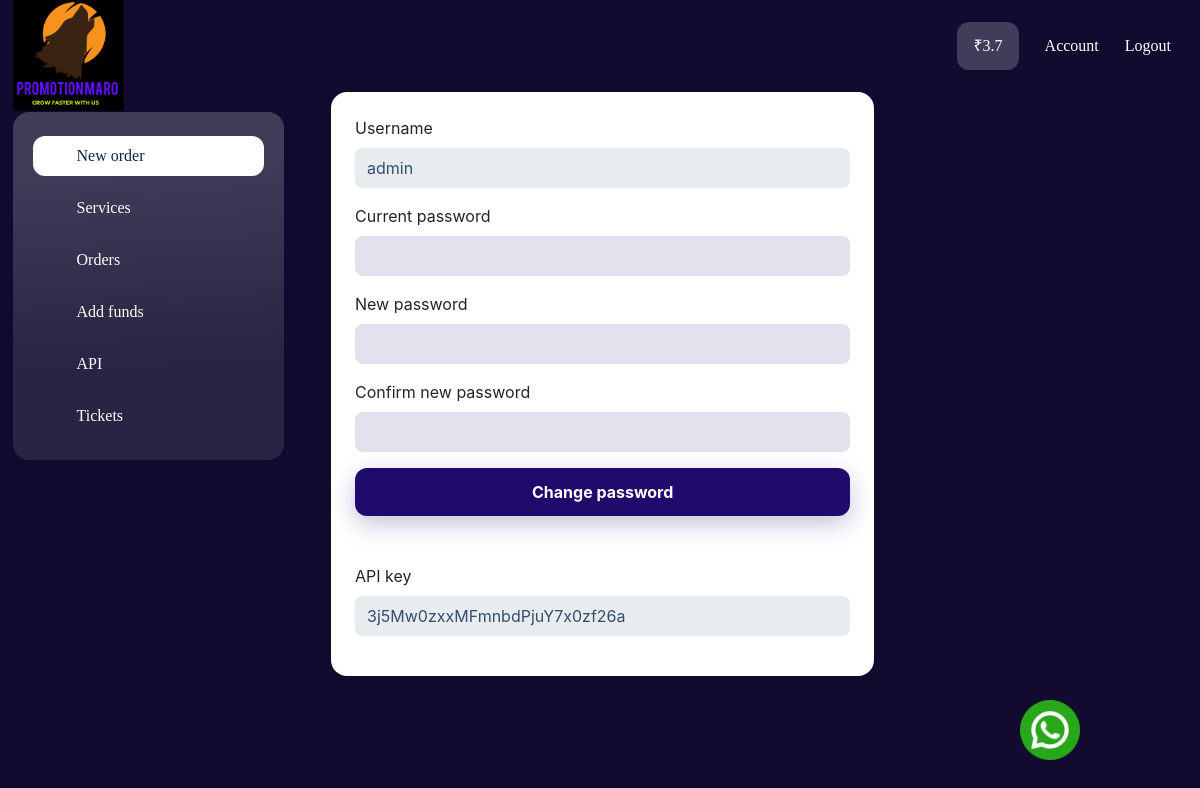
The page /accounts (signed in) on the database its author committed.
### authapp/models.py (models this page shows, shortened)
class User(AbstractUser):
    name = models.CharField(max_length=100, blank=True)
    phone = models.CharField(max_length=100, blank=True)
    api_key = models.CharField(max_length=500, blank=True, null=True)
    USERNAME_FIELD = 'username'
    REQUIRED_FIELDS = ['name']

class AccountBalance(models.Model):
    user = OneToOneField(User, on_delete=models.CASCADE)
    money = models.FloatField(default=0.00)
    updated = models.DateTimeField(auto_now=True)

### dashboard/models.py (models this page shows, shortened)
class Settings(models.Model):
    site_title = models.CharField(max_length=100, blank=True, null=True)
    site_name = models.CharField(max_length=500, blank=True, null=True)
    keyword = models.CharField(max_length=500, blank=True, null=True)
    description = models.TextField(max_length=1000, blank=True, null=True)
    logo = models.ImageField(upload_to='image', blank=True, null=True)
    pyament_qr = models.ImageField(upload_to='image', blank=True, null=True)
    whatsapp_no = models.CharField(max_length=100, blank=True, null=True)
    whatsapp_message = models.CharField(max_length=400, blank=True, null=True)
    class Meta:
        verbose_name = "Setting"

### authapp/views.py (the view)
# urls.py: path('accounts', accounts, name="accounts"),
@login_required
def accounts(request):
    return render(request, 'accounts.html')

### dashboard/templatetags/get_account_pay.py (called while the page is built)
@register.simple_tag
def get_account_balance(user):
    return round(AccountBalance.objects.get(user=user).money, 2)

### dashboard/templatetags/get_conf.py (called while the page is built)
@register.simple_tag
def site_name():
    try:
        return Settings.objects.first().site_name
    except:
        return False

@register.simple_tag
def get_whatsapp_contact():
    try:
        return Settings.objects.first().whatsapp_no
    except:
        return False

@register.simple_tag
def whatsapp_message():
    try:
        return Settings.objects.first().whatsapp_message
    except:
        return False

@register.simple_tag
def keyword():
    try:
        return Settings.objects.first().keyword
    except:
        return False

@register.simple_tag
def description():
    try:
        return Settings.objects.first().description
    except:
        return False

@register.simple_tag
def logo():
    try:
        return f"/media/{Settings.objects.first().logo}"
    except:
        return False

### authapp/templates/accounts.html (shortened to what this page needs)
{% extends 'base.html' %}
{% load get_conf %}
{% block content %}
<div class="wrapper wrapper-sidebar-navbar">
    {% include 'components/dashboard_leftsidebar.html' %}
<div class="wrapper-content ">
    <div class="wrapper-content__body">
        <div id="block_4">
        <div class="account ">
          <div class="divider-top"></div>
          <div class="divider-bottom"></div>
          <div class="container-fluid">
              <div class="row account__alignment px-lg-4">
                  <div class="col-lg-8">
                      <div class="component_card">
                          <div class="card account-card">
                                                                                      <div class="component_form_group">
                                  <div class="">
                                      <div class="form-group">
                                          <label>Username</label>
                                          <input type="text" class="form-control" id="username" value="{{request.user.username}}" disabled="disabled">
                                      </div>
                                  </div>
                              </div>
                              <form class="component_form_group" method="post" action="{% url 'change-password' %}">
                                  <div class="">
                                      <div class="form-group">
                                          <label>Current password</label>
                                          <input type="password" class="form-control" id="current" name="current_password">
                                      </div>
                                      <div class="form-group">
                                          <label>New password</label>
                                          <input type="password" class="form-control" id="new" name="password">
                                      </div>
                                      <div class="form-group">
                                          <label>Confirm new password</label>
                                          <input type="password" class="form-control" id="confirm" name="confirm_password">
                                      </div>
                                  </div>
                                  <div class="component_button_save">
                                      <div class="btn-password ">
                                          <button class="btn btn-block btn-primary" type="submit">
                                              Change password
                                          </button>
                                      </div>
                                  </div>
                              </form>
                              {% if not request.user.api_key %}
                              <form class="component_form_group mt-5" method="post" action="{% url 'generate-key' %}" >
                                  {% csrf_token %}
                                  <div class="component_button_save">
                                <div class="btn-password ">
                                    <button class="btn btn-block btn-primary" type="submit">
                                        Generate Api Key
                                    </button>
                                    </div>
                                </div>
                            </form>
                            {% else %}
                                  <div class="mt-5">
                                      <div class="form-group">
                                          <label>API key</label>
                                            <div class="input-group">
                                                  <input type="text" class="form-control" id="api_key" value="{{request.user.api_key}}" readonly="" data-original-title="" title="">
                                              </div>
                                                                              </div>
                                  </div>
{% endif %}
                          </div>
                      </div>
                  </div>
              </div>
          </div>
      </div>
  </div>
</div>
</div>
{% endblock content %}

### dashboard/templates/components/dashboard_leftsidebar.html (shortened to what this page needs)
{% load static %} {% load get_account_pay get_conf  %}
<div id="block_34" class="component_private_navbar">
    <span class="component_private_navbar">
        <div class="component-navbar-private__wrapper">
            <div
                class="sidebar-block__top-static component-navbar component-navbar__navbar-private editor__component-wrapper"
            >
                <div>
                    <nav class="navbar navbar-expand-lg navbar-light">
                        <div
                            class="collapse navbar-collapse"
                            id="navbar-collapse-34"
                        >
                            <div class="d-flex component-navbar-collapse">
                                <ul class="navbar-nav navbar-nav-currencies">
                                    <li
                                        class="nav-item d-flex align-items-center component-navbar-nav-item component-navbar-private-nav-item component-navbar-balance-wrap__navbar-private"
                                    >
                                        <a
                                            class="component-navbar-balance-item__navbar-private"
                                            >₹{% get_account_balance user %}
                                        </a>
                                    </li>
                                </ul>
                                <ul class="navbar-nav">
                                    <li
                                        class="nav-item component-navbar-nav-item component-navbar-private-nav-item"
                                    >
                                        <a
                                            class="component-navbar-nav-link component-navbar-nav-link__navbar-private"
                                            href="{% url 'accounts' %}"
                                            >Account</a
                                        >
                                    </li>
                                    <li
                                        class="nav-item component-navbar-nav-item component-navbar-private-nav-item"
                                    >
                                        <a
                                            class="component-navbar-nav-link component-navbar-nav-link__navbar-private"
                                            href="{% url 'logout' %}"
                                            >Logout</a
                                        >
                                    </li>
                                </ul>
                            </div>
                        </div>
                    </nav>
                </div>
            </div>
        </div>
    </span>
    <span class="component_private_sidebar">
        <div class="component-sidebar_wrapper">
            <div
                class="sidebar-block__left component-sidebar component-sidebar-with-navbar editor__component-wrapper component_private_navbar"
            >
                <div class="component-sidebar__menu-wrapper">
                    <div class="sidebar-block__top-brand">
                        <div class="component-navbar-logo">
                            <a href="{% url 'dashboard' %}">
                                <img
                                    src="{% logo %}"
                                    class="sidebar-block__top-logo"
                                    alt=""
                                    title=""
                                />
                            </a>
                        </div>
                    </div>
                    <ul
                        class="component-sidebar__menu sidebar-block__left-menu"
                    >
                        <li
                            class="component-sidebar__menu-item component-sidebar__menu-item-active"
                        >
                            <a
                                class="component-sidebar__menu-item-link"
                                href="{% url 'dashboard' %}"
                            >
                                <span class="sidebar-block__menu-item-icon">
                                    <span class="fas fa-cart-plus"></span>
                                </span>
                                <span class="component-sidebar__menu-item-name"
                                    >New order</span
                                >
                            </a>
                        </li>
                        <li class="component-sidebar__menu-item">
                            <a
                                class="component-sidebar__menu-item-link"
                                href="{% url 'services' %}"
                            >
                                <span class="sidebar-block__menu-item-icon">
                                    <span class="fad fa-bars"></span>
                                </span>
                                <span class="component-sidebar__menu-item-name"
                                    >Services</span
                                >
                            </a>
                        </li>
                        <li class="component-sidebar__menu-item">
                            <a
                                class="component-sidebar__menu-item-link"
                                href="{% url 'orders' %}"
                            >
                                <span class="sidebar-block__menu-item-icon">
                                    <span class="fas fa-bags-shopping"></span>
                                </span>
                                <span class="component-sidebar__menu-item-name"
                                    >Orders</span
                                >
                            </a>
                        </li>
                        <li class="component-sidebar__menu-item">
                            <a
                                class="component-sidebar__menu-item-link"
                                href="{% url 'add_funds' %}"
                            >
                                <span class="sidebar-block__menu-item-icon">
                                    <span class="fab fa-cc-amazon-pay"></span>
                                </span>
                                <span class="component-sidebar__menu-item-name"
                                    >Add funds</span
                                >
                            </a>
                        </li>
                        <li class="component-sidebar__menu-item">
                            <a
                                class="component-sidebar__menu-item-link"
                                href="{% url 'api' %}"
                            >
                                <span class="sidebar-block__menu-item-icon">
                                    <span class="fad fa-signal-stream"></span>
                                </span>
                                <span class="component-sidebar__menu-item-name"
                                    >API</span
                                >
                            </a>
                        </li>
                        <li class="component-sidebar__menu-item">
                            <a
                                class="component-sidebar__menu-item-link"
                                href="{% url 'tickets' %}"
                            >
                                <span class="sidebar-block__menu-item-icon">
                                    <span class="fas fa-ticket-alt"></span>
                                </span>
                                <span class="component-sidebar__menu-item-name"
                                    >Tickets</span
                                >
                            </a>
                        </li>
                    </ul>
                </div>
            </div>
        </div>
    </span>
</div>

### templates/base.html (style rules this page uses)
body { background-color: #120b2f; }
.form-control { background-color: #e4e1ee; border-color: #000000; color: #334e6e; font-size: 16px; font-weight: inherit; height: 40px; border-top-left-radius: 8px; border-top-right-radius: 8px; border-bottom-left-radius: 8px; border-bottom-right-radius: 8px; border-left-width: 0px; border-right-width: 0px; border-top-width: 0px; border-bottom-width: 0px; border-style: none; padding-left: 12px; padding-right: 12px; box-shadow: none; outline: none; }
.btn-primary { font-weight: 700; font-style: normal; font-size: 16px; letter-spacing: 0px; padding-left: 12px; padding-right: 12px; padding-top: 12px; padding-bottom: 12px; color: #ffffff; background: #1f0b6c; border-color: #000000; box-shadow: 0 8px 24px 0 rgb(31 11 108 / 25%); border-style: none; border-top-left-radius: 12px; border-top-right-radius: 12px; border-bottom-left-radius: 12px; border-bottom-right-radius: 12px; border-left-width: 0px; border-right-width: 0px; border-top-width: 0px; border-bottom-width: 0px; }
.card { padding-top: 24px; padding-left: 24px; padding-right: 24px; padding-bottom: 24px; border-color: #000000; background: #ffffff; border-top-left-radius: 16px; border-top-right-radius: 16px; border-bottom-left-radius: 16px; border-bottom-right-radius: 16px; border-left-width: 0px; border-right-width: 0px; border-top-width: 0px; border-bottom-width: 0px; border-style: none; box-shadow: 0 16px 24px 0 rgb(0 0 0 / 8%); }

### rows shown on the page
User: id.money "3.7", user.username "admin", user.api_key "3j5Mw0zxxMFmnbdPjuY7x0zf26a"
Settings: logo (picture)
